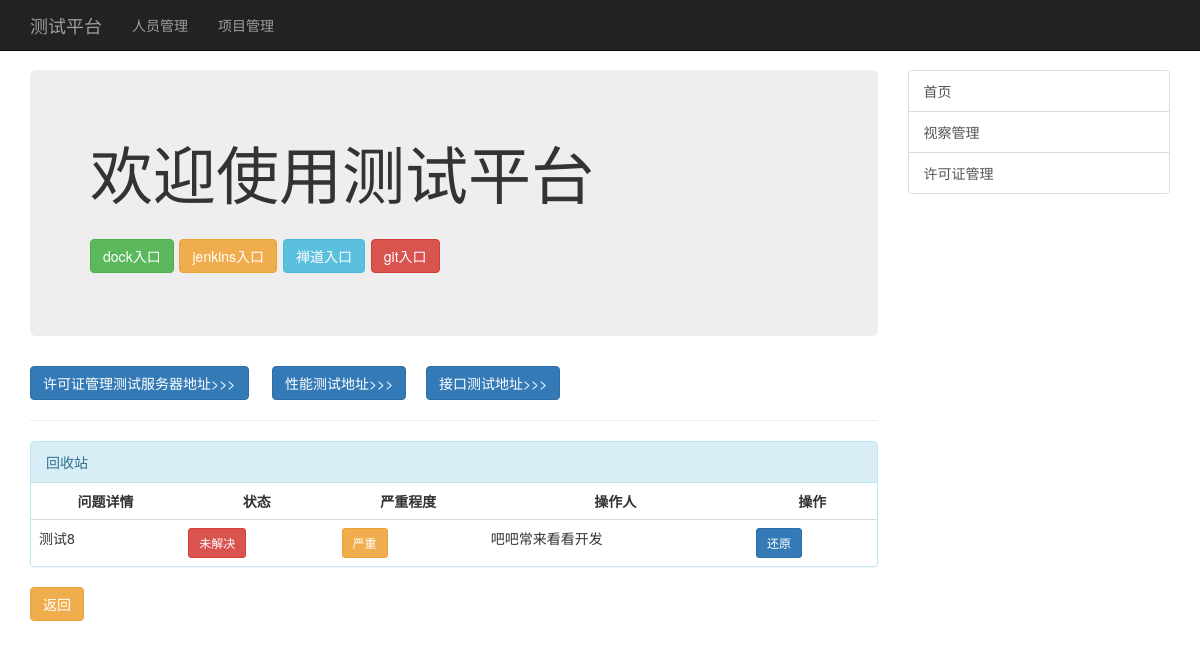
Screenshot of /pro_inspection/pro_inspection_recycle/ with the database file from the repository.
### Pro_inspection/models.py (models this page shows)
class InspectionErrors(models.Model):
    error_name = models.CharField(max_length=256)   #问题名
    state = models.BooleanField(default=True)       #状态
    is_severity = models.BooleanField(default=True) #是否严重
    person = models.ForeignKey('Person.Person',on_delete=models.CASCADE)   #操作人外键
    is_del = models.BooleanField(default=False) #逻辑删除

### Person/models.py (models this page shows)
class Person(models.Model):
    person_name = models.CharField(max_length=16)           #人员
    person_is_del = models.BooleanField(default=False)      #逻辑删除
    person_project = models.ManyToManyField('Project.Project')  #多对对关系，关联项目表

### Pro_inspection/views.py (the view)
# urls.py: path('pro_inspection_recycle/', views.pro_inspection_recycle, name='pro_inspection_recycle'),  # 回收站
def pro_inspection_recycle(request):
    if request.method == 'GET':
        del_error = models.InspectionErrors.objects.filter(is_del=True)
        return render(request,'pro_inspection/inspection_recycle.html',context=locals())

### templates/pro_inspection/inspection_recycle.html (shortened to what this page needs)
{% extends 'base.html' %}
{% block body %}
    <a href="http://10.102.111.117:8092" class="btn btn-primary" target="_blank">许可证管理测试服务器地址>>></a>
    <a href="#" class="btn btn-primary" target="_blank">性能测试地址>>></a>&nbsp;&nbsp;&nbsp;&nbsp;
    <a href="#" class="btn btn-primary" target="_blank">接口测试地址>>></a>&nbsp;&nbsp;&nbsp;&nbsp;
    <hr>
    <div class="panel panel-info">
        <div class="panel-heading">回收站</div>
        <table class="table table-hover">
            <tr>
                <th nowrap="nowrap" style=text-align:center>问题详情</th>
                <th nowrap="nowrap" style=text-align:center>状态</th>
                <th nowrap="nowrap" style=text-align:center>严重程度</th>
                <th nowrap="nowrap" style=text-align:center>操作人</th>
                <th nowrap="nowrap" style=text-align:center>操作</th>
            </tr>
            {% for error in del_error %}
                <tr>
                    <td>{{ error.error_name }}</td>
                    {% if error.state %}
                        <td nowrap="nowrap">
                            <div class="btn btn-success btn-sm">已解决</div>
                        </td>
                    {% else %}
                        <td nowrap="nowrap">
                            <div class="btn btn-danger btn-sm">未解决</div>
                        </td>
                    {% endif %}
                    <td nowrap="nowrap">
                        {% if error.is_severity %}
                            <div class="btn btn-sm btn-warning">严重</div>
                        {% else %}
                            <div class="btn btn-sm btn-info">一般</div>
                        {% endif %}
                    </td>
                    <td nowrap="nowrap">{{ error.person.person_name }}</td>
                    <td>
                        <a href="{% url 'pro_inspection:pro_inspection_restore' %}?pk={{ error.pk }}" class="btn btn-primary btn-sm">还原</a>
                    </td>
                </tr>
            {% endfor %}
        </table>
    </div>
    <a href="{% url 'pro_inspection:index' %}" class="btn btn-warning">返回</a>
{% endblock %}

### static/css/dsb.css (style rules this page uses)
html, body { overflow-x: hidden; }
body { padding-top: 70px; }

### rows the page displays
InspectionErrors: error_name "测试8", state "未解决", is_severity "严重", person.person_name "吧吧常来看看开发"
